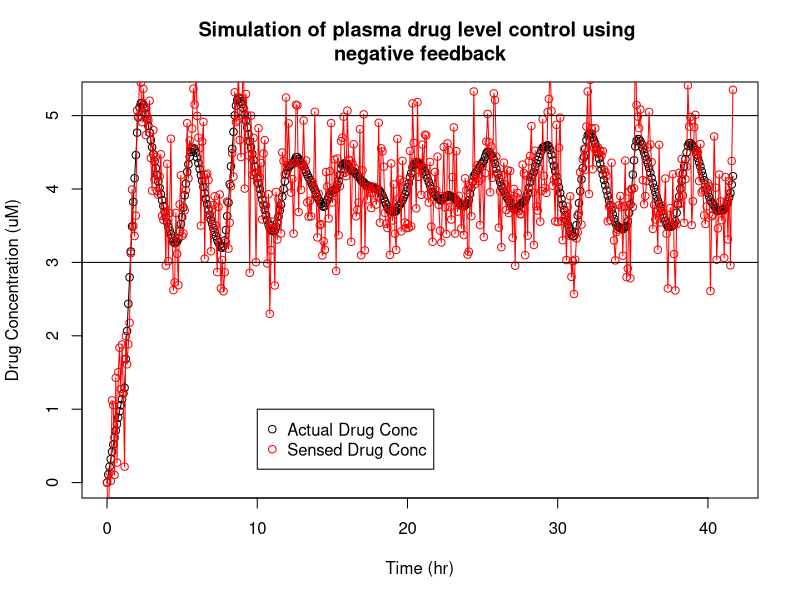
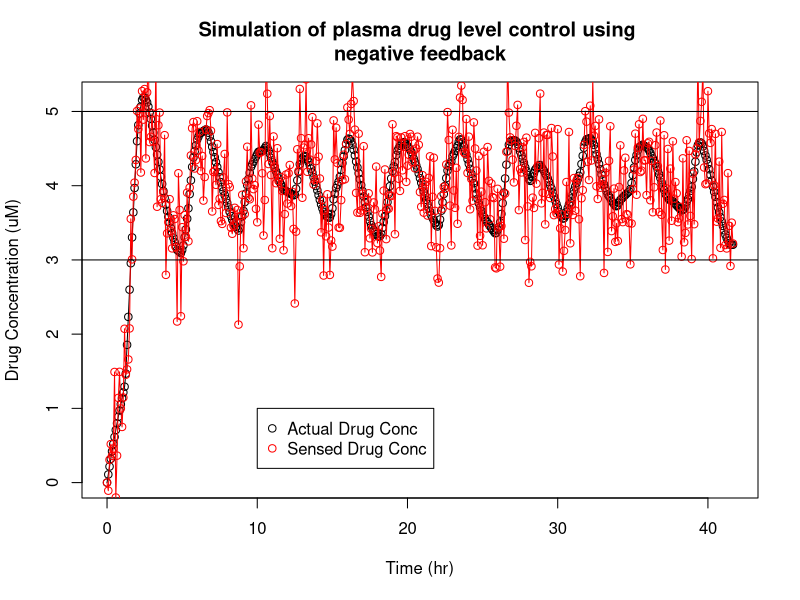
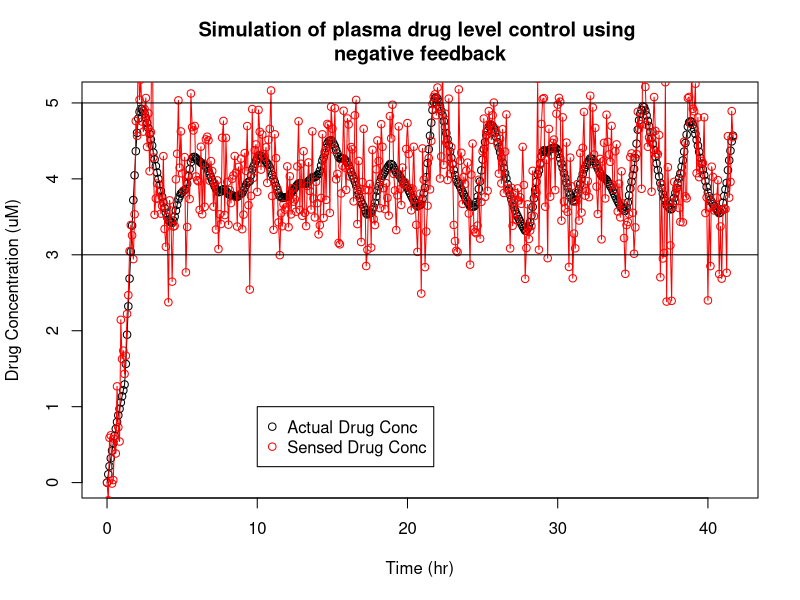
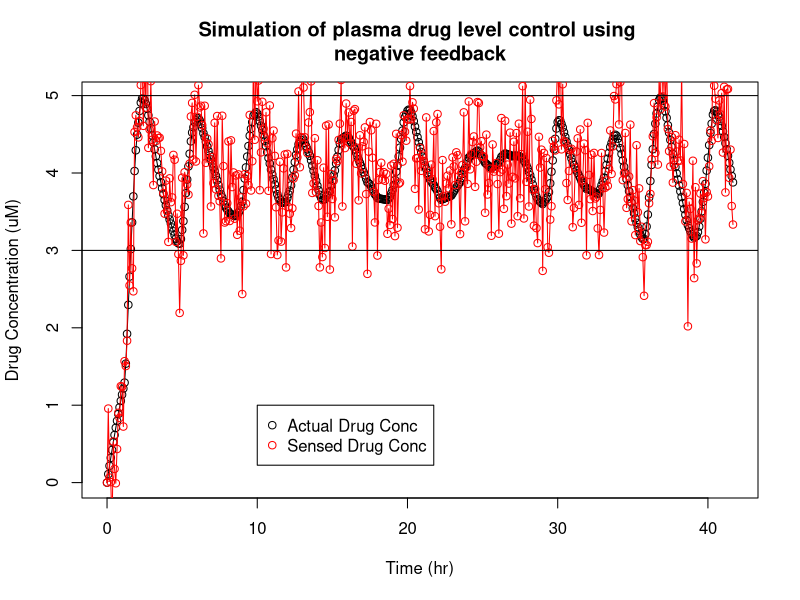
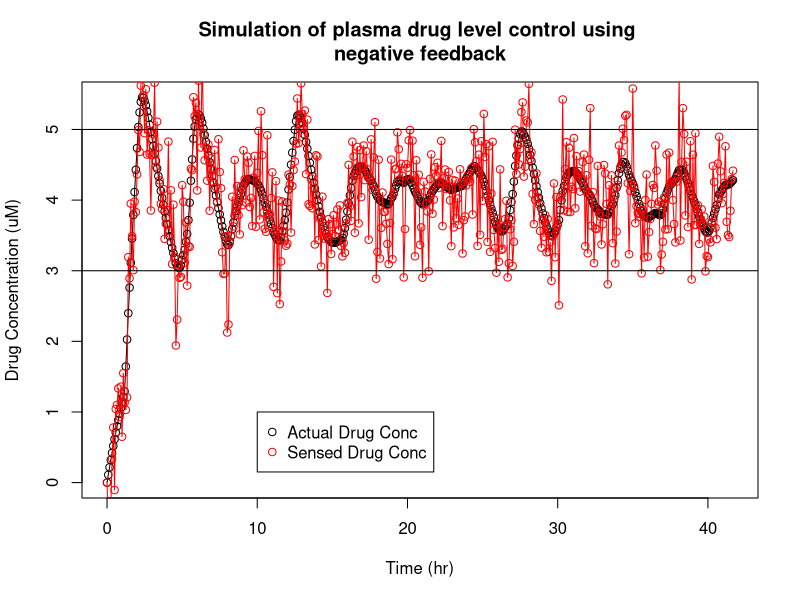
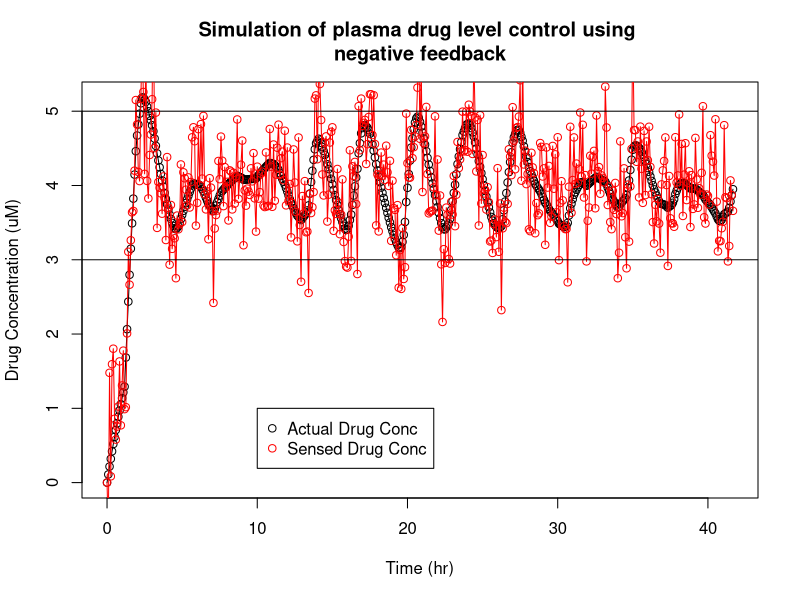
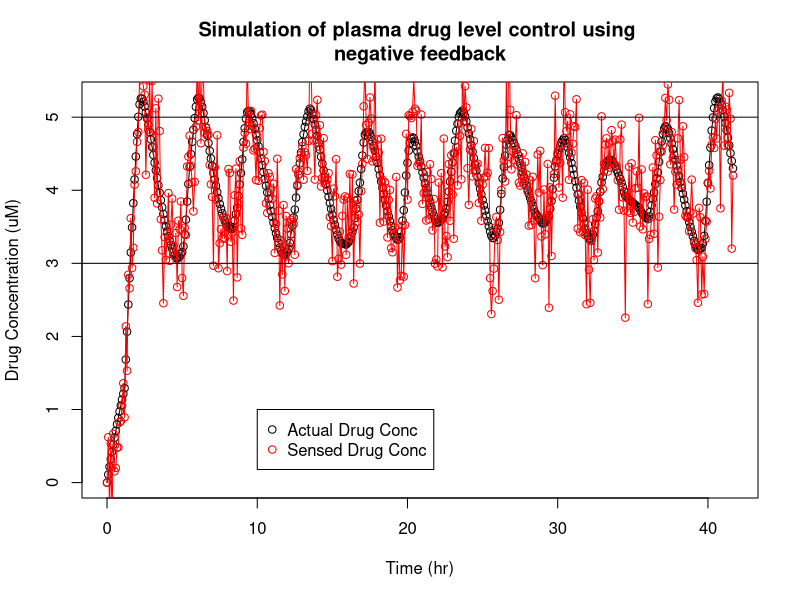
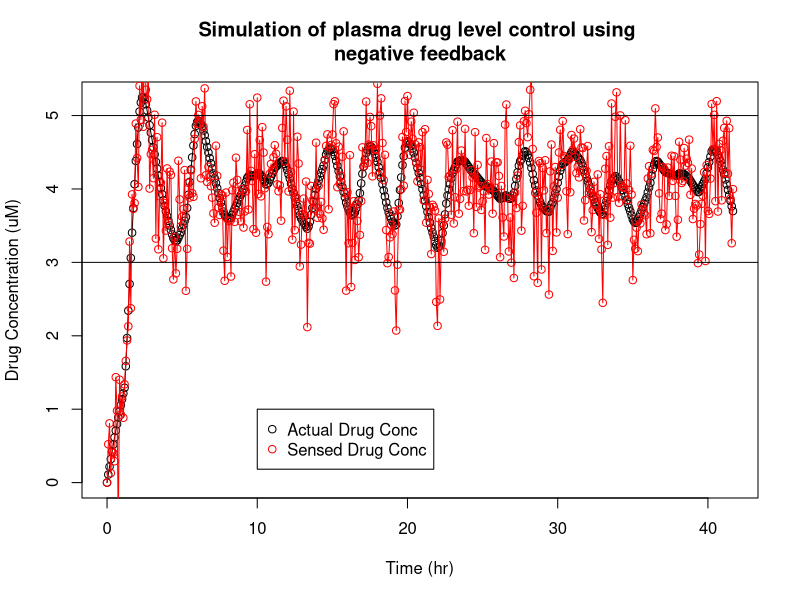

The R script that drew these images, in order: (Note: this script raises an error after producing the figures.)

infconclist <- c(10,30,100,300,1000,3000,10000)
maxinflist <- c(0.1,0.3,1,3,10,30,100)
tceillist <- c(4.5,4.75,5,5.25,5.5,5.75,6,6.25,6.5)
tfloorlist <-c(3.5,3.25,3,2.75,2.5,2.25,2,1.75,1.5)

TheoreticalVdList <- c(0.11,0.22,0.33,0.5,0.66,1,2)

simdata <- c()
for(k in 1:7) {
  simrun <- c()
  for(j in seq(1:100)) {
    tceil <-  5# uM
    tfloor <- 3 # uM
    trange <- tceil-tfloor
    maxinf <- 10 #ml / interval (s)

    TheoreticalVdperKg <- TheoreticalVdList[k] #L/Kg
    VdperKg <- 0.33 # L/Kg
    thalf <- 2.2 # hr
    InfusionConc <- 1000 # uM

    PatientMass <- 70 # kg
    PatientClearance <- 125 # ml/min

    inter <- 300 #s
    clearances <- c()

    perturb <- function(input) {
      return(input + rnorm(1,mean=0,sd=0.5))
    }

    loadingdose <- function() {
      totalmol <- (tceil + tfloor) / 2 * PatientMass * TheoreticalVdperKg
      infrate <- totalmol / InfusionConc * inter / 3600 * 1000 #ml / interval (s)
      return(infrate)
    }

    chiou <- function(inf,Vd,c1,c2,t1,t2) {
      calculatedclearance <- 2*(inf / 1000 / 3600 * InfusionConc)/(c1+c2) + ((2*Vd*(c1-c2))/((c1+c2)*(t2-t1)))
      return(calculatedclearance)
    }

    iter <- function(data,clearances) {
      time <- data[nrow(data),1]
      drugmol <- data[nrow(data),2]
      drugconc <- data[nrow(data),3]
      senseddrugconc <- data[nrow(data),4]
      infrate <- data[nrow(data),5]
  
      time2 <- time + inter
      drugmol2 <- drugmol + ((infrate / 1000) * InfusionConc) # ml/hr s mol/L
      maxdrugconc <- drugmol2 / (VdperKg * PatientMass)
      avgdrugconc <- (drugconc + maxdrugconc) / 2
      drugmol2 <- drugmol2 - ((PatientClearance / 1000) * (inter / 60) * avgdrugconc) # ml/min s mol/L
      drugconc2 <- drugmol2 / (VdperKg * PatientMass)
      senseddrugconc2 <- perturb(drugconc2)
  
      calculatedclearance <- chiou(infrate,VdperKg * PatientMass,senseddrugconc,senseddrugconc2,time,time2)
      if(length(clearances) < 3600 / inter) {
        if((tceil + tfloor)/2 - senseddrugconc2 < -trange/4)  {
          infrate2 <- infrate * ((tceil + tfloor) / 2) / (senseddrugconc2*2)
        }
        else {
          infrate2 <- infrate
        }
        #infrate2 <- (tceil + tfloor) / 2 * calculatedclearance / InfusionConc * inter / 3600 * 1000
        if(infrate2 < 0) infrate2 <- infrate
        return(c(time2,drugmol2,drugconc2,senseddrugconc2,infrate2, calculatedclearance / InfusionConc * 3600 * 1000))  
      }
      else {
        if(abs((tceil + tfloor)/2 - senseddrugconc2) > trange/4) {
          infrate2 <- infrate * ((tceil + tfloor) / 2) / senseddrugconc2
          calculatedclearance <- infrate2 * 2 / (tceil + tfloor) * InfusionConc * 3600 / 1000 / inter
        }
        else {
          infrate2 <- infrate
       }
        if(infrate2 < 0) infrate2 <- infrate
        if(infrate2 > maxinf) infrate2 <- maxinf
        if(mean(data[(nrow(data)-6):nrow(data),5]) == maxinf) print("Warning: Insufficient max infusion rate to achieve steady state")
        return(c(time2,drugmol2,drugconc2,senseddrugconc2,infrate2, calculatedclearance / InfusionConc * 3600 * 1000))  
      }
    }

    data <- data.frame(matrix(c(0,0,0,0,loadingdose(),0),1,6))
    names(data) <- c("time","drugmol","drugconc","senseddrugconc","infrate","calculatedclearance")
    for (i in seq(1,500)) {
      data <- rbind(data, unlist(iter(data,clearances)))
      if(i > 1) clearances <- c(clearances,data[i,6] * InfusionConc /3600 / 1000)
    }
    png(paste0("/home/david/Desktop/14_Self-regulating-Drug-Delivery/Software/SimulationImages/",sub("[.]","_",TheoreticalVdperKg),"Vd-","Simulation","-",j,".png"))
    plot(x=data$time/3600,y=data$drugconc, main="Simulation of plasma drug level control using \nnegative feedback", ylab="Drug Concentration (uM)", xlab="Time (hr)")
    lines(x=data$time/3600,y=data$drugconc)
    points(x=data$time/3600,y=data$senseddrugconc,col="red")
    lines(x=data$time/3600,y=data$senseddrugconc,col="red")
    abline(h=tceil)
    abline(h=tfloor)
    legend(x=10,y=1,col=c("black","red"),legend=c("Actual Drug Conc", "Sensed Drug Conc"), pch=c(1,1))
    dev.off()
    print(paste("Percentage of time within window: ", sum((data$drugconc <= tceil) & (data$drugconc >= tfloor)) / nrow(data)))
    print(range(data$infrate))
    simrun <- c(simrun,sum((data$drugconc <= tceil) & (data$drugconc >= tfloor)) / nrow(data))
  }
  simdata <- c(simdata, simrun)
}
simdata <- matrix(simdata,nrow=100)
simdatasdev <- apply(simdata,2,sd)
simdatamean <- apply(simdata,2,mean)
#png("/home/david/Desktop/14_Self-regulating-Drug-Delivery/Software/WindowSizeSignalNoiseRelationship.png")
plot((tceillist-tfloorlist)/0.5,simdatamean,main="Simulation of relationship between Time within\nTherapeutic Window and Ratio of\nTherapeutic Window Range over Signal Noise",ylab="Percentage of Time within Therapeutic Window",xlab="Ratio of Therapeutic Window Range over Signal Noise", ylim=c(0.6,1))
arrows(x0=(tceillist-tfloorlist)/0.5,y0=simdatamean-simdatasdev,x1=(tceillist-tfloorlist)/0.5,y1=simdatamean+simdatasdev, length=0.25, angle=90, code=3)
#dev.off()
